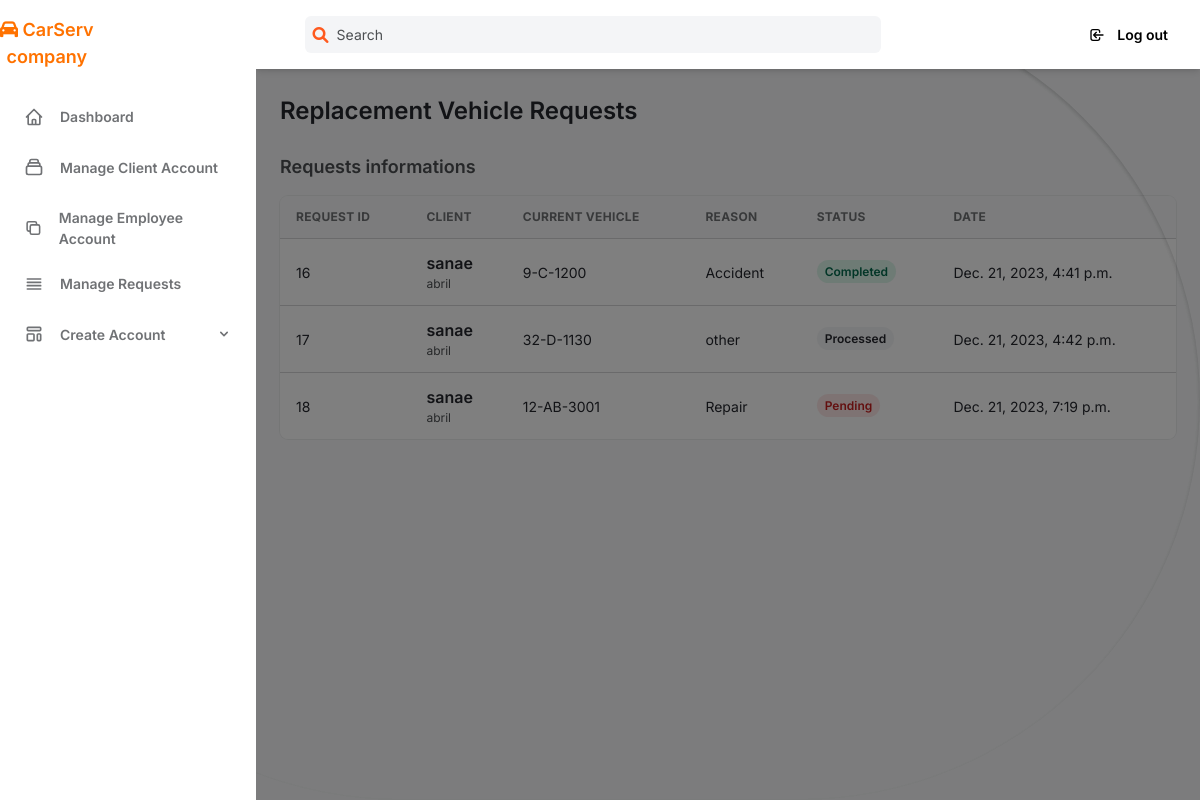
Screenshot of /managerequest with the database file from the repository.
### pfm/models.py (models this page shows, shortened)
class Remplacementvechule(models.Model):
    vechule=models.OneToOneField(Vechule, null=True, blank=True, on_delete=models.SET_NULL)
    client = models.ForeignKey(Client, null=True, blank=True, on_delete=models.SET_NULL)
    issuetype=models.CharField(max_length=50,null=True, blank=True)
    gam=models.CharField(max_length=40,null=True, blank=True)
    status=models.CharField(max_length=40,null=True, blank=True)
    date=models.DateField(null=True, blank=True)
    otherrequests=models.CharField(max_length=100,null=True, blank=True)
    dateincident=models.DateField(null=True, blank=True)
    lieu_incident=models.CharField(max_length=40,null=True, blank=True)
    Description=models.CharField(max_length=1000000000000,null=True, blank=True)
    type_de_reparation=models.CharField(max_length=40,null=True, blank=True)
    date_envoi = models.DateTimeField(auto_now_add=True)
    historique=models.CharField(max_length=40,null=True, blank=True)

class Client(models.Model):
    user = models.OneToOneField(User, on_delete=models.CASCADE)
    nombre_de_voiture = models.CharField(max_length=255)
    date_naissance = models.DateField(null=True, blank=True)
    adress = models.CharField(max_length=100, null=True, blank=True)
    telphone = models.CharField(max_length=10, null=True, blank=True)
    gender = models.CharField(max_length=10, null=True, blank=True)
    is_user_authenticated = models.CharField(max_length=10, null=True, blank=True)
    last_activity = models.DateTimeField(blank=True, null=True)
    creation_date = models.DateTimeField(auto_now_add=True, null=True, blank=True)

class Vechule(models.Model):
    client = models.ForeignKey(Client, null=True, blank=True, on_delete=models.SET_NULL)
    immatriculation= models.CharField(max_length=30)
    modele= models.CharField(max_length=255)
    genre=models.CharField(max_length=30)
    puissance=models.CharField(max_length=30)
    livraison= models.DateField(null=True, blank=True)
    fin_liv= models.DateField(null=True, blank=True)
    km=models.CharField(max_length=100)
    gam=models.CharField(max_length=100)
    date_naiss=models.DateField(null=True, blank=True)
    cas=models.CharField(max_length=20,null=True, blank=True)

### pfm/views.py (the view)
# urls.py: path('managerequest',views.managerequest,name="managerequest"),
def managerequest(request):
    remplacement=Remplacementvechule.objects.all()
    return render(request,"pfm/test/managerequest.html",{"remplacements":remplacement})

### templates/pfm/test/managerequest.html (shortened to what this page needs)
{% extends 'pfm/test/main.html' %}
{% block content %}
<h2
class="my-6 text-2xl font-semibold text-gray-700 dark:text-gray-200"
>
Replacement Vehicle Requests
</h2>
<h4
class="mb-4 text-lg font-semibold text-gray-600 dark:text-gray-300"
>
Requests informations
</h4>
<div class="w-full mb-8 overflow-hidden rounded-lg shadow-xs">
<div class="w-full overflow-x-auto">
  <table id="data-table" class="w-full whitespace-no-wrap">
    <thead>
      <tr
        class="text-xs font-semibold tracking-wide text-left text-gray-500 uppercase border-b dark:border-gray-700 bg-gray-50 dark:text-gray-400 dark:bg-gray-800"
      >
        <th class="px-4 py-3">Request ID</th>
        <th class="px-4 py-3">Client</th>
        <th class="px-4 py-3">Current Vehicle</th>
        <th class="px-4 py-3">Reason</th>
        <th class="px-4 py-3">Status</th>
        <th class="px-4 py-3">Date</th>
      </tr>
    </thead>
    <tbody
      class="bg-white divide-y dark:divide-gray-700 dark:bg-gray-800"
    >
    {%for remplacement in remplacements %}
      <tr class="text-gray-700 dark:text-gray-400">
        <td class="px-4 py-3 text-sm">
          {{remplacement.id}}
        </td>
        <td class="px-4 py-3">
          <div class="flex items-center text-sm">
              <div
                class="absolute inset-0 rounded-full shadow-inner"
                aria-hidden="true"
              ></div>
            </div>
            <div>
              <p class="font-semibold">{{remplacement.client.user.first_name}}</p>
              <p class="text-xs text-gray-600 dark:text-gray-400">
                {{remplacement.client.user.last_name}}
              </p>
            </div>
          </div>
        <td class="px-4 py-3 text-sm">
          {{remplacement.vechule.immatriculation}}
        </td>
        <td class="px-4 py-3 text-sm">
          {{remplacement.issuetype}}
        </td>
        <td class="px-4 py-3 text-xs">
          {% if remplacement.status == "Pending" %}
            <span class="px-2 py-1 font-semibold leading-tight text-red-700 bg-red-100 rounded-full dark:bg-red-700 dark:text-red-100">
              {{ remplacement.status }}
            </span>
          {% elif remplacement.status == "Completed" %}
            <span class="px-2 py-1 font-semibold leading-tight text-green-700 bg-green-100 rounded-full dark:bg-green-700 dark:text-green-100">
              {{ remplacement.status }}
            </span>
          {% else %}
            <span class="px-2 py-1 font-semibold leading-tight text-gray-700 bg-gray-100 rounded-full dark:bg-red-700 dark:text-red-100">
              {{ remplacement.status }}
            </span>
          {% endif %}
        </td>
        <td class="px-4 py-3 text-sm">
          {{remplacement.date_envoi}}
        </td>
      {% endfor %}
</div>
</div>
{%endblock%}

### templates/pfm/test/main.html (shortened to what this page needs)
<!DOCTYPE html>
<html :class="{ 'theme-dark': dark }" x-data="data()" lang="en">
  <head>
    <link rel="stylesheet" href="https://cdnjs.cloudflare.com/ajax/libs/font-awesome/5.15.3/css/all.min.css" />
    <link rel="stylesheet" href="../static/css/tailwind.output.css" />
    <link
      rel="stylesheet"
      href="https://cdnjs.cloudflare.com/ajax/libs/Chart.js/2.9.3/Chart.min.css"
    />
  </head>
  <body>
    <div
      class="flex h-screen bg-gray-50 dark:bg-gray-900"
      :class="{ 'overflow-hidden': isSideMenuOpen }"
    >
      <aside
        class="z-20 hidden w-64 overflow-y-auto bg-white dark:bg-gray-800 md:block flex-shrink-0"
      >
        <div class="py-4 text-gray-500 dark:text-gray-400">
          <div class="flex items-center">
            <link rel="stylesheet" href="https://cdnjs.cloudflare.com/ajax/libs/font-awesome/6.0.0/css/all.min.css">
            <div class="text-center" style="color: #ff7200;">
              <div>
                <div class="text-center">
                  <span class="text-lg font-semibold">
                    <i class="fas fa-car"></i> CarServ
                  </span>
                </div>
                <div class="text-right">
                  <span class="text-lg font-semibold">company</span>
                </div>
              </div>
            </div>
          </div>
          <ul class="mt-6">
            <li class="relative px-6 py-3">
              <span
                class="absolute inset-y-0 left-0 w-1 bg-orange-600 rounded-tr-lg rounded-br-lg"
                aria-hidden="true"
              ></span>
              <a
                class="inline-flex items-center w-full text-sm font-semibold transition-colors duration-150 hover:text-gray-800 dark:hover:text-gray-200"
                href="/dashbord"
              >
                <svg
                  class="w-5 h-5"
                  aria-hidden="true"
                  fill="none"
                  stroke-linecap="round"
                  stroke-linejoin="round"
                  stroke-width="2"
                  viewBox="0 0 24 24"
                  stroke="currentColor"
                >
                  <path
                    d="M3 12l2-2m0 0l7-7 7 7M5 10v10a1 1 0 001 1h3m10-11l2 2m-2-2v10a1 1 0 01-1 1h-3m-6 0a1 1 0 001-1v-4a1 1 0 011-1h2a1 1 0 011 1v4a1 1 0 001 1m-6 0h6"
                  ></path>
                </svg>
                <span class="ml-4">Dashboard</span>
              </a>
            </li>
          </ul>
          <ul>
            <li class="relative px-6 py-3">
              <a
                class="inline-flex items-center w-full text-sm font-semibold transition-colors duration-150 hover:text-gray-800 dark:hover:text-gray-200"
                href="/show"
              >
                <span class="ml-4">Manage Client Account</span>
              </a>
            </li>
            <li class="relative px-6 py-3">
              <a
                class="inline-flex items-center w-full text-sm font-semibold transition-colors duration-150 hover:text-gray-800 dark:hover:text-gray-200"
                href="/showemploye"
              >
                <svg
                  class="w-5 h-5"
                  aria-hidden="true"
                  fill="none"
                  stroke-linecap="round"
                  stroke-linejoin="round"
                  stroke-width="2"
                  viewBox="0 0 24 24"
                  stroke="currentColor"
                >
                  <path
                    d="M8 16H6a2 2 0 01-2-2V6a2 2 0 012-2h8a2 2 0 012 2v2m-6 12h8a2 2 0 002-2v-8a2 2 0 00-2-2h-8a2 2 0 00-2 2v8a2 2 0 002 2z"
                  ></path>
                </svg>
                <span class="ml-4">Manage Employee Account</span>
              </a>
            </li>
            <li class="relative px-6 py-3">
              <a
                class="inline-flex items-center w-full text-sm font-semibold transition-colors duration-150 hover:text-gray-800 dark:hover:text-gray-200"
                href="/managerequest"
              >
                <svg
                  class="w-5 h-5"
                  aria-hidden="true"
                  fill="none"
                  stroke-linecap="round"
                  stroke-linejoin="round"
                  stroke-width="2"
                  viewBox="0 0 24 24"
                  stroke="currentColor"
                >
                  <path d="M4 6h16M4 10h16M4 14h16M4 18h16"></path>
                </svg>
                <span class="ml-4"> Manage Requests</span>
              </a>
            </li>
            <li class="relative px-6 py-3">
              <button
                class="inline-flex items-center justify-between w-full text-sm font-semibold transition-colors duration-150 hover:text-gray-800 dark:hover:text-gray-200"
                @click="togglePagesMenu"
                aria-haspopup="true"
              >
                <span class="inline-flex items-center">
                  <span class="ml-4">Create Account</span>
                </span>
                <svg
                  class="w-4 h-4"
                  aria-hidden="true"
                  fill="currentColor"
                  viewBox="0 0 20 20"
                >
                  <path
                    fill-rule="evenodd"
                    d="M5.293 7.293a1 1 0 011.414 0L10 10.586l3.293-3.293a1 1 0 111.414 1.414l-4 4a1 1 0 01-1.414 0l-4-4a1 1 0 010-1.414z"
                    clip-rule="evenodd"
                  ></path>
                </svg>
              </button>
            </li>
          </ul>
        </div>
      </aside>
      <div
        x-show="isSideMenuOpen"
        x-transition:enter="transition ease-in-out duration-150"
        x-transition:enter-start="opacity-0"
        x-transition:enter-end="opacity-100"
        x-transition:leave="transition ease-in-out duration-150"
        x-transition:leave-start="opacity-100"
        x-transition:leave-end="opacity-0"
        class="fixed inset-0 z-10 flex items-end bg-black bg-opacity-50 sm:items-center sm:justify-center"
      ></div>
      <div class="flex flex-col flex-1 w-full">
        <header class="z-10 py-4 bg-white shadow-md dark:bg-gray-800">
          <div
            class="container flex items-center justify-between h-full px-6 mx-auto text-orange-600 dark:text-orange-300"
          >
            <div class="flex justify-center flex-1 lg:mr-32">
              <div
                class="relative w-full max-w-xl mr-6 focus-within:text-orange-500"
              >
                <div class="absolute inset-y-0 flex items-center pl-2">
                  <i class="text-orange-500 fas fa-search"></i>
                </div>
                <input
  id="searchInput"
  class="w-full pl-8 pr-2 text-sm text-gray-700 placeholder-gray-600 bg-gray-100 border-0 rounded-md dark:placeholder-gray-500 dark:focus:shadow-outline-gray dark:focus:placeholder-gray-600 dark:bg-gray-700 dark:text-gray-200 focus:placeholder-gray-500 focus:bg-white focus:border-orange-300 focus:outline-none focus:shadow-outline-orange form-input"
  type="text"
  placeholder="Search"
  aria-label="Search"
/>
              </div>
            </div>
            <ul class="flex items-center flex-shrink-0 space-x-6">
              <li class="relative">
                <a
                        class="inline-flex items-center w-full px-2 py-1 text-sm font-semibold transition-colors duration-150 rounded-md hover:bg-gray-100 hover:text-gray-800 dark:hover:bg-gray-800 dark:hover:text-gray-200"
                        href="/logout"
                      >
                        <svg
                          class="w-4 h-4 mr-3"
                          aria-hidden="true"
                          fill="none"
                          stroke-linecap="round"
                          stroke-linejoin="round"
                          stroke-width="2"
                          viewBox="0 0 24 24"
                          stroke="currentColor"
                        >
                          <path
                            d="M11 16l-4-4m0 0l4-4m-4 4h14m-5 4v1a3 3 0 01-3 3H6a3 3 0 01-3-3V7a3 3 0 013-3h7a3 3 0 013 3v1"
                          ></path>
                        </svg>
                        <span>Log out</span>
                      </a>
                  </ul>
          </div>
        </header>
        <main class="h-full overflow-y-auto">
          <div class="container px-6 mx-auto grid">
{% block content %}
{% endblock %}

### rows the page displays
Remplacementvechule: id "16", client.user.first_name "sanae", client.user.last_name "abril", vechule.immatriculation "9-C-1200", issuetype "Accident", status "Completed", date_envoi "Dec. 21, 2023, 4:41 p.m."
Remplacementvechule: id "17", client.user.first_name "sanae", client.user.last_name "abril", vechule.immatriculation "32-D-1130", issuetype "other", status "Processed", date_envoi "Dec. 21, 2023, 4:42 p.m."
Remplacementvechule: id "18", client.user.first_name "sanae", client.user.last_name "abril", vechule.immatriculation "12-AB-3001", issuetype "Repair", status "Pending", date_envoi "Dec. 21, 2023, 7:19 p.m."
